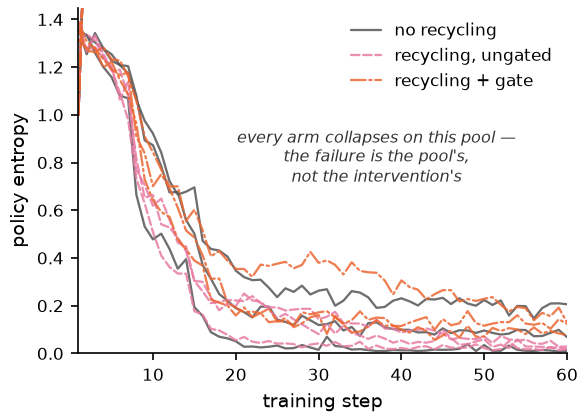

Write Python code to recreate this figure.
#!/usr/bin/env python
"""Figure (appendix) — Jugs pool-conditionality: entropy collapse in
every arm, recycling accelerating it.

One panel: actor-entropy trajectories for the three Jugs arms x 3 seeds
(B1 no recycling, B2 ungated recycling, B3 gated). On this pool —
learnable band a single stratum of 1-2-move template solutions — plain
MaxRL collapses too (1.36 -> 0.01-0.21), and ungated recycling ends
LOWEST: the failure is pool-conditional, not intervention-specific.

Data: jugs_llm/results/entropy_trajectories.json (vendored with
PROVENANCE.md; prereg PREREG_E_LLM3.md).
"""
import json
import os

import matplotlib

matplotlib.use("Agg")
import matplotlib.pyplot as plt
import numpy as np

HERE = os.path.dirname(os.path.abspath(__file__))
SRC = os.path.join(HERE, "..", "..", "jugs_llm", "results",
                   "entropy_trajectories.json")

GRAY = "#555555"      # B1 no recycling
MAGENTA = "#e87ba4"   # B2 ungated recycling
ORANGE = "#eb6834"    # B3 gated

plt.rcParams.update({
    "font.size": 9,
    "axes.titlesize": 10,
    "axes.labelsize": 9,
    "xtick.labelsize": 8,
    "ytick.labelsize": 8,
    "legend.fontsize": 8,
    "axes.spines.top": False,
    "axes.spines.right": False,
    "axes.linewidth": 0.8,
    "pdf.fonttype": 42,
    "ps.fonttype": 42,
})

d = json.load(open(SRC))
ARMS = [
    ("jugsv1_maxrl_curfalse_hsfalse", GRAY, "-", "no recycling"),
    ("jugsv1_maxrl_curfalse_hstrue", MAGENTA, "--", "recycling, ungated"),
    ("jugsv1_maxrl_curfalse_hstrue_gated", ORANGE, "-.", "recycling + gate"),
]

fig, ax = plt.subplots(figsize=(3.9, 2.8))
finals = {}
for prefix, color, ls, label in ARMS:
    fs = []
    for s in (1, 2, 3):
        key = f"{prefix}_s{s}_16r"
        e = np.array(d[key]["entropy_by_step"], float)
        ax.plot(np.arange(1, len(e) + 1), e, color=color, ls=ls, lw=1.1,
                alpha=0.85, label=label if s == 1 else None,
                solid_capstyle="round", dash_capstyle="round")
        fs.append(d[key]["entropy_final"])
    finals[label] = fs

ax.set_xlim(1, 60)
ax.set_ylim(0, 1.45)
ax.set_xlabel("training step")
ax.set_ylabel("policy entropy")
# dedupe legend (one entry per arm)
handles, labels = ax.get_legend_handles_labels()
seen, hl = set(), []
for h, l in zip(handles, labels):
    if l not in seen:
        seen.add(l)
        hl.append((h, l))
ax.legend([h for h, _ in hl], [l for _, l in hl], frameon=False,
          loc="upper right", handlelength=1.8)
ax.text(37, 0.72,
        "every arm collapses on this pool —\nthe failure is the pool's,\n"
        "not the intervention's",
        fontsize=7.5, color="#333333", style="italic", ha="center",
        linespacing=1.2)

fig.tight_layout(pad=0.4)
fig.savefig(os.path.join(HERE, "fig10_jugs_entropy.pdf"))
fig.savefig(os.path.join(HERE, "fig10_jugs_entropy.png"), dpi=150)
print("wrote fig10_jugs_entropy.pdf / .png")
for label, fs in finals.items():
    print(f"  {label}: finals {[round(f,3) for f in fs]}")
